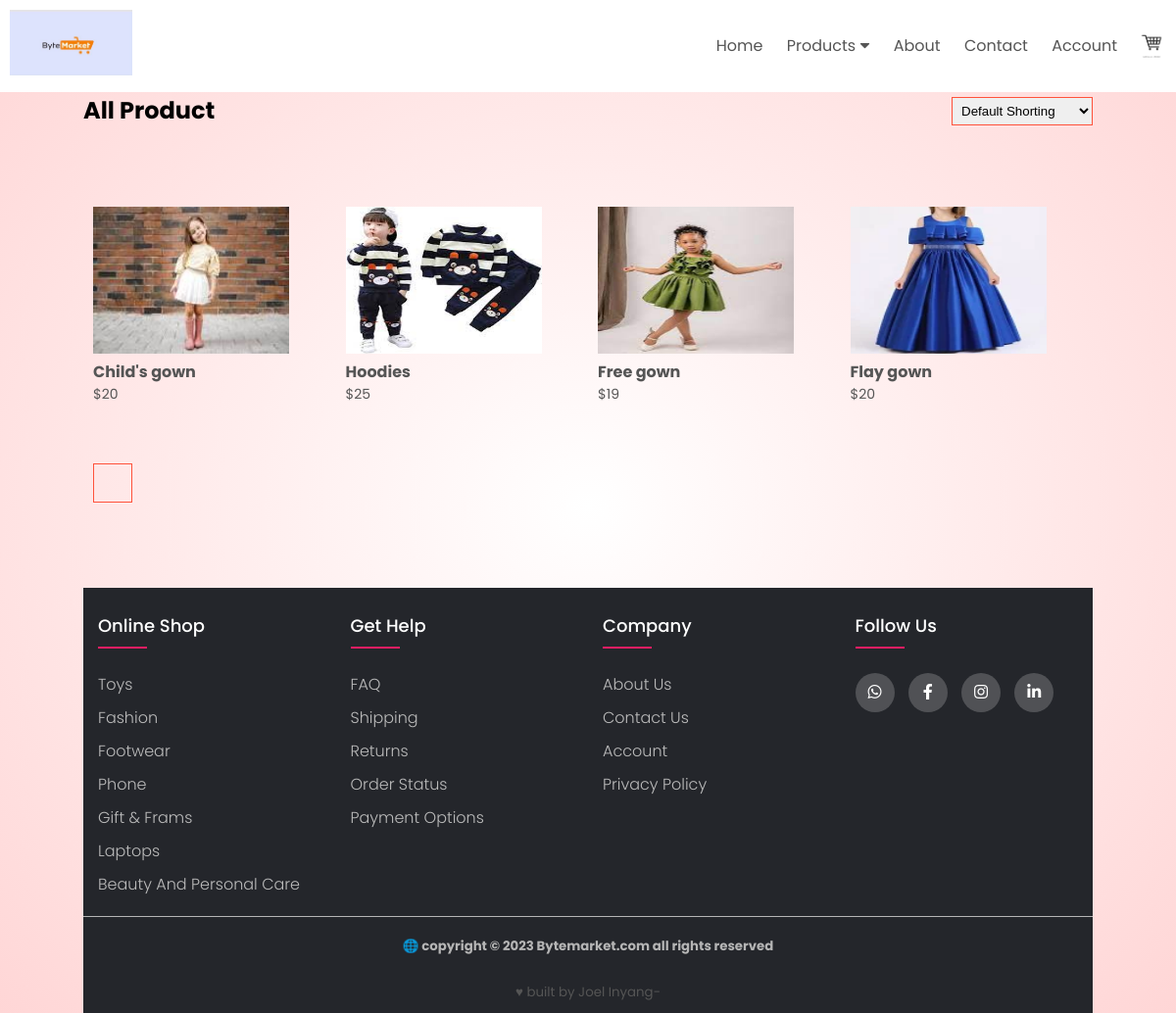
Page /fashion_child_product/ on the committed database.
### ByteApp/models.py (models this page shows, shortened)
class Product(models.Model):
    product_name = models.CharField(max_length=50, unique=True)
    slug = models.SlugField(max_length=50, unique=True)
    description = models.TextField(max_length=200, blank=True, default=" ● 'description'. ● 'description'. ● 'description'. ")
    price = models.IntegerField()
    images = models.ImageField(upload_to='photos/product', blank=True)
    stock = models.IntegerField()
    category = models.ForeignKey(Category, on_delete=models.CASCADE)

### ByteApp/views.py (the view)
# urls.py: path('fashion_child_product/', views.fashion_child_product, name='fashion-child-product'),
def fashion_child_product(request, cat_slug=None):
    categories = None
    products = None
    if cat_slug != None:
        categories= get_object_or_404(Category, slug=cat_slug)
        products = Product.objects.filter(category=categories)
    else:
        products = Product.objects.all().filter().order_by('id')
    context = {
        'products' : products,
        'categories' : categories,
    }
    return render(request, 'fashion-child-product.html', context)

### templates/fashion-child-product.html (shortened to what this page needs)
{% extends 'base.html' %}
{% load static %}
{% block content  %}
        </div>
      </div>
<div class="small-container">
   <div class="row row-2">
    <h2>All Product</h2>
    <select>
          <option>Default Shorting</option>
     </select>
</div>
  <div class="row">
{% for product in products %}
    {% if product.category.slug == 'child-clothes' %}
    <div class="col-4">
        <a href="{% url 'product_detials_child' cat_slug=product.category.slug product_slug=product.slug %}">
            <img src="{{ product.images.url }}" alt="" style="height: 150px; width: 200px;">
        </a>
        <a href="{% url 'product_detials_child' cat_slug=product.category.slug product_slug=product.slug %}">
            <h4>{{ product.product_name }}</h4>
        </a>
        <p>${{ product.price }}</p>
    </div>
    {% endif %}
{% endfor %}
  </div>
  <div class="page-btn">
    <span class="active">{{ products.number }}</span>
  </div>
  </body>
</html>
{% endblock %}

### templates/base.html (shortened to what this page needs)
{% load static %}
<!DOCTYPE html>
<html lang="en">
  <head>
    <link rel="stylesheet" href="{% static 'css/style.css'%}" />
    <link rel="stylesheet" type="text/css" href="https://cdnjs.cloudflare.com/ajax/libs/font-awesome/5.15.1/css/all.min.css">
  </head>
  <body>
  <div class="header">
    <div class="container">
         <div class="navbar">
         <div class="logo">
          <a href="/"> <img src="{% static 'images/logo.jpg' %}" width="125px" /></a>
         </div>
         <nav>
          <ul id="MenuItems">
            <li><a href="{% url 'index' %}">Home</a></li>
            <li class="dropdown">
              <a class="active" onclick="toggleDropdown(event)">Products <i class="fas fa-caret-down"></i></a>
            </li>
            <li><a href="{% url 'about' %}">About</a></li>
            <li><a href="{% url 'contact' %}">Contact</a></li>
            <li><a href="{% url 'account' %}">Account</a></li>
          </ul>
        </nav>
         <a href="{% url 'cart' %}"><img src="{% static 'images/cart.png' %}" width="30px" height="30px"></a>
         {% block content %}
         {% endblock %}
         <footer class="footer">
          <div class="container-f">
            <div class="row-f">
              <div class="footer-col">
                <h4>online shop</h4>
                <ul>
                  <li><a href="{% url 'toys-product' %}">Toys</a></li>
                  <li><a href="{% url 'fashion-child-product' %}">Fashion</a></li>
                  <li><a href="{% url 'footwear-product' %}">Footwear</a></li>
                  <li><a href="{% url 'phone-product' %}">Phone</a></li>
                  <li><a href="{% url 'gift-product' %}">Gift & frams</a></li>
                  <li><a href="{% url 'laptop-product' %}">Laptops</a></li>
                  <li><a href="#">Beauty and Personal care</a></li>
                </ul>
              </div>
              <div class="footer-col">
                <h4>get help</h4>
                <ul>
                  <li><a href="#">FAQ</a></li>
                  <li><a href="#">shipping</a></li>
                  <li><a href="#">returns</a></li>
                  <li><a href="#">order status</a></li>
                  <li><a href="#">payment options</a></li>
                </ul>
              </div>
                <div class="footer-col">
                  <h4>company</h4>
                  <ul>
                    <li><a href="{% url 'about' %}">About Us</a></li>
                    <li><a href="{% url 'contact' %}">Contact Us</a></li>
                    <li><a href="{% url 'account' %}">Account</a></li>
                    <li><a href="#">Privacy Policy</a></li>
                  </ul>
                </div>
                <div class="footer-col">
                  <h4>follow us</h4>
                  <div class="social-links">
                    <a href="#"><i class="fab fa-whatsapp"></i></a>
                    <a href="#"><i class="fab fa-facebook-f"></i></a>
                    <a href="#"><i class="fab fa-instagram"></i></a>
                    <a href="#"><i class="fab fa-linkedin-in"></i></a>
                  </div>
              </div>
            </div>
              <hr><div class="copyright text-center">
                <h5><a href="#">🌐</a> copyright © 2023 Bytemarket.com all rights reserved</h5>
                <br><small>♥ built by <a href="https://www.linkedin.com/" target="_blank">Joel Inyang</a>-</small>
              </div>
            </div>
       </footer>

### static/css/style.css (style rules this page uses)
* { margin: 0; padding: 0; box-sizing: border-box; }
body { font-family: 'poppins', sans-serif; line-height: 1.5; }
.navbar { display: flex; align-items: center; padding: 10px; position: fixed; top: 0px; left: 0px; width: 100%; background-color: #fff; z-index: 1009; }
nav { flex: 1; text-align: right; }
nav ul { display: inline-block; list-style-type: none; }
nav ul li { display: inline-block; margin-right: 20px; }
a { text-decoration: none; color: #555; }
p { color: #555; }
.container { max-width: 1300px; margin: auto; padding-left: 25px; padding-right: 25px; }
.row { display: flex; align-items: center; flex-wrap: wrap; justify-content: space-around; }
.header { background: radial-gradient(#fff, #ffd6d6); }
.header .row { margin-top: 70px; }
.small-container { max-width: 1080px; margin: auto; padding-right: 25px; padding-left: 25px; padding-top: 25px; }
.col-4 { flex-basis: 25%; padding: 10px; min-width: 200px; margin-bottom: 50px; transition: transform 0.5s; }
.col-4 img { width: 100%; }
.col-4 p { font-size: 14px; }
small { color: #555; }
.container-f { max-width: 1170px; margin:auto; }
.row-f { display: flex; flex-wrap: wrap; }
ul { list-style: none; }
.footer { background-color: #24262b; width: 100%; padding-top: 25px; }
.footer-col { width: 25%; padding: 0 15px; }
.footer-col h4 { font-size: 18px; color: #ffffff; text-transform: capitalize; margin-bottom: 35px; font-weight: 500; position: relative; }
.footer-col h4::before { content: ''; position: absolute; left:0; bottom: -10px; background-color: #e91e63; height: 2px; box-sizing: border-box; width: 50px; }
.footer-col ul li:not(:last-child) { margin-bottom: 10px; }
.footer-col ul li a { font-size: 16px; text-transform: capitalize; color: #ffffff; text-decoration: none; font-weight: 300; color: #bbbbbb; display: block; transition: all 0.3s ease; }
.footer-col .social-links a { display: inline-block; height: 40px; width: 40px; background-color: rgba(255,255,255,0.2); margin:0 10px 10px 0; text-align: center; line-height: 40px; border-radius: 50%; color: #ffffff; transition: all 0.5s ease; }
.copyright { text-align: center; color:#b5b5b5; padding-bottom: 10px; }
.footer hr { border: none; background: #b5b5b5; height: 1px; margin: 20px 0; }
.row-2 { justify-content: space-between; margin: 100px auto 50px; }
select { border: 1px solid #ff523b; padding: 5px; }
.page-btn { margin: 0 auto 80px; }
.page-btn span { display: inline-block; border: 1px solid #ff523b; margin-left: 10px; width: 40px; height: 40px; text-align: center; line-height: 40px; cursor: pointer; }

### rows in the picture
Product: images (picture), product_name "Child's gown", price "20"
Product: images (picture), product_name "Hoodies", price "25"
Product: images (picture), product_name "Free gown", price "19"
Product: images (picture), product_name "Flay gown", price "20"
